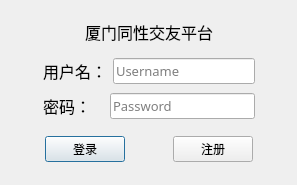
<?xml version="1.0" encoding="UTF-8"?>
<ui version="4.0">
 <class>Login</class>
 <widget class="QDialog" name="Login">
  <property name="geometry">
   <rect>
    <x>0</x>
    <y>0</y>
    <width>297</width>
    <height>185</height>
   </rect>
  </property>
  <property name="windowTitle">
   <string>Login</string>
  </property>
  <property name="whatsThis">
   <string>A login client</string>
  </property>
  <layout class="QHBoxLayout" name="horizontalLayout_4">
   <item>
    <spacer name="horizontalSpacer_5">
     <property name="orientation">
      <enum>Qt::Horizontal</enum>
     </property>
     <property name="sizeHint" stdset="0">
      <size>
       <width>6</width>
       <height>20</height>
      </size>
     </property>
    </spacer>
   </item>
   <item>
    <layout class="QVBoxLayout" name="verticalLayout_3">
     <item>
      <widget class="QWidget" name="widget_5" native="true">
       <layout class="QVBoxLayout" name="verticalLayout_2">
        <property name="spacing">
         <number>0</number>
        </property>
        <property name="topMargin">
         <number>0</number>
        </property>
        <property name="bottomMargin">
         <number>0</number>
        </property>
        <item>
         <widget class="QLabel" name="label">
          <property name="font">
           <font>
            <family>微软雅黑</family>
            <pointsize>12</pointsize>
           </font>
          </property>
          <property name="text">
           <string>厦门同性交友平台</string>
          </property>
          <property name="alignment">
           <set>Qt::AlignCenter</set>
          </property>
         </widget>
        </item>
       </layout>
      </widget>
     </item>
     <item>
      <widget class="QWidget" name="widget_3" native="true">
       <layout class="QVBoxLayout" name="verticalLayout">
        <property name="topMargin">
         <number>0</number>
        </property>
        <property name="bottomMargin">
         <number>8</number>
        </property>
        <item>
         <widget class="QWidget" name="widget" native="true">
          <layout class="QHBoxLayout" name="horizontalLayout">
           <property name="topMargin">
            <number>0</number>
           </property>
           <property name="bottomMargin">
            <number>0</number>
           </property>
           <item>
            <widget class="QLabel" name="label_2">
             <property name="font">
              <font>
               <family>微软雅黑</family>
               <pointsize>12</pointsize>
              </font>
             </property>
             <property name="text">
              <string>用户名：</string>
             </property>
            </widget>
           </item>
           <item>
            <widget class="QLineEdit" name="User">
             <property name="font">
              <font>
               <family>微软雅黑</family>
               <pointsize>10</pointsize>
              </font>
             </property>
             <property name="placeholderText">
              <string>Username</string>
             </property>
            </widget>
           </item>
          </layout>
         </widget>
        </item>
        <item>
         <widget class="QWidget" name="widget_2" native="true">
          <layout class="QHBoxLayout" name="horizontalLayout_2">
           <property name="topMargin">
            <number>3</number>
           </property>
           <property name="bottomMargin">
            <number>0</number>
           </property>
           <item>
            <widget class="QLabel" name="label_3">
             <property name="font">
              <font>
               <family>微软雅黑</family>
               <pointsize>12</pointsize>
              </font>
             </property>
             <property name="text">
              <string>密码：   </string>
             </property>
            </widget>
           </item>
           <item>
            <widget class="QLineEdit" name="Passwd">
             <property name="font">
              <font>
               <family>微软雅黑</family>
               <pointsize>10</pointsize>
              </font>
             </property>
             <property name="echoMode">
              <enum>QLineEdit::Password</enum>
             </property>
             <property name="placeholderText">
              <string>Password</string>
             </property>
            </widget>
           </item>
          </layout>
         </widget>
        </item>
       </layout>
      </widget>
     </item>
     <item>
      <widget class="QWidget" name="widget_4" native="true">
       <layout class="QHBoxLayout" name="horizontalLayout_3">
        <property name="topMargin">
         <number>0</number>
        </property>
        <item>
         <spacer name="horizontalSpacer_2">
          <property name="orientation">
           <enum>Qt::Horizontal</enum>
          </property>
          <property name="sizeHint" stdset="0">
           <size>
            <width>11</width>
            <height>20</height>
           </size>
          </property>
         </spacer>
        </item>
        <item>
         <widget class="QPushButton" name="loginBtn">
          <property name="text">
           <string>登录</string>
          </property>
         </widget>
        </item>
        <item>
         <spacer name="horizontalSpacer">
          <property name="orientation">
           <enum>Qt::Horizontal</enum>
          </property>
          <property name="sizeHint" stdset="0">
           <size>
            <width>42</width>
            <height>20</height>
           </size>
          </property>
         </spacer>
        </item>
        <item>
         <widget class="QPushButton" name="registerBtn">
          <property name="text">
           <string>注册</string>
          </property>
         </widget>
        </item>
        <item>
         <spacer name="horizontalSpacer_3">
          <property name="orientation">
           <enum>Qt::Horizontal</enum>
          </property>
          <property name="sizeHint" stdset="0">
           <size>
            <width>11</width>
            <height>20</height>
           </size>
          </property>
         </spacer>
        </item>
       </layout>
      </widget>
     </item>
    </layout>
   </item>
   <item>
    <spacer name="horizontalSpacer_4">
     <property name="orientation">
      <enum>Qt::Horizontal</enum>
     </property>
     <property name="sizeHint" stdset="0">
      <size>
       <width>6</width>
       <height>20</height>
      </size>
     </property>
    </spacer>
   </item>
  </layout>
 </widget>
 <resources/>
 <connections/>
</ui>
